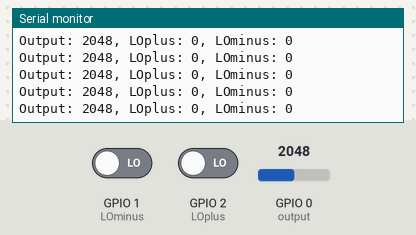
A sketch run on a simulated ESP32. Shown: the last lines printed to the serial monitor. Inputs (shaded band) come from the test bench; at power-on: GPIO 0 (output) = 2048, GPIO 1 (LOminus) LOW, GPIO 2 (LOplus) LOW. WiFi joins after 1.5 s; servers stay silent unless stated.

Above: at 8.8 s.
8.9 s: GPIO 0 (output) set to 1034
At 9.8 s:
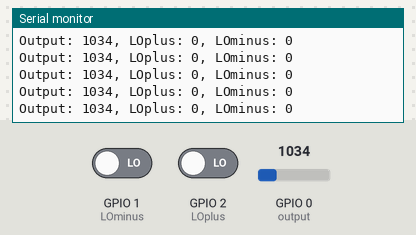
10.4 s: GPIO 0 (output) set to 971
At 10.9 s:
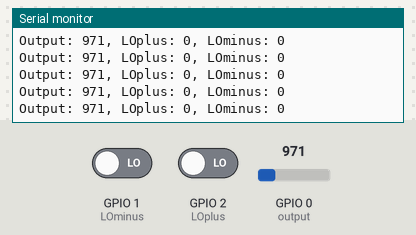
Timing chart, 0 to 12.9 s (numbered marks = the images above; inputs shaded):
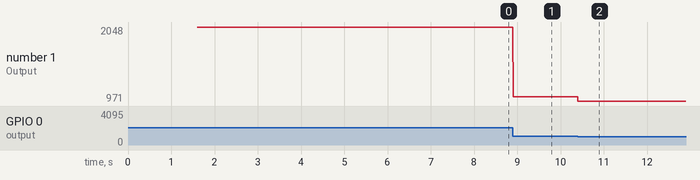

The sketch:

odesilac-udp.ino
```cpp
#include <WiFi.h>        // Knihovna pro Wi-Fi připojení ESP32
#include <WiFiUdp.h>     // Knihovna pro UDP přenos

// ---------- KONFIGURACE ----------

// Piny na ESP32
#define LOplus 2
#define LOminus 1
#define output 0

// SSID a heslo k Wi-Fi síti
const char* SSID = "Pagi IOT";
const char* PASS = "mates3333";

// IP adresa počítače, kam se data posílají
const char* PC_IP = "192.168.50.202";

// UDP port, který bude poslouchat Python skript
const uint16_t PC_PORT = 5005;

// Počet vzorků v jednom datovém bloku
const uint16_t N = 1;

// ---------- GLOBÁLNÍ PROMĚNNÉ ----------

WiFiUDP udp;            // Objekt pro UDP komunikaci
uint32_t seq = 0;       // Pořadové číslo bloku (sekvenční čítač)
int16_t buf[N];         // Pole, do kterého uložíme 100 náhodných vzorků

// Struktura hlavičky, která popisuje blok dat
// 'packed' zajistí, že kompilátor nepřidá žádné mezery mezi položky
struct __attribute__((packed)) Header {
  uint32_t seq;     // Pořadové číslo bloku (pro detekci ztrát)
  uint64_t t0_us;   // Čas v mikrosekundách, kdy byl blok začat
  uint16_t n;       // Počet vzorků v bloku
};

// ---------- FUNKCE SETUP ----------

void setup() {
  // Nastavení směrů pinů
  pinMode(LOplus, INPUT);
  pinMode(LOminus, INPUT);
  pinMode(output, INPUT);

  // Nastavení režimu Wi-Fi pouze jako stanice (bez AP)
  WiFi.mode(WIFI_STA);

  // Vypnutí uspávání, aby nedocházelo ke zpožděním při odesílání
  WiFi.setSleep(false);

  // Připojení k síti
  WiFi.begin(SSID, PASS);

  // Čekání, dokud se ESP32 nepřipojí k Wi-Fi
  while (WiFi.status() != WL_CONNECTED) {
    delay(200);  // Krátká pauza, aby se nezahltil sériový výstup
  }

  // (Volitelně) vypíšeme IP adresu do sériového monitoru
  Serial.begin(115200);
  Serial.print("Připojeno. IP adresa: ");
  Serial.println(WiFi.localIP());
}

// ---------- FUNKCE LOOP ----------

void loop() {
  // Uložíme si aktuální čas v mikrosekundách, kdy začínáme plnit blok
  const uint64_t t0 = esp_timer_get_time();

  // Naplníme pole buf náhodnými čísly (simulace měření)
  /*for (uint16_t i = 0; i < N; i++) {
    buf[i] = random(-32768, 32767);  // Náhodné int16 hodnoty
    delayMicroseconds(1000);         // Pauza 1 ms => efektivně 1 kHz
  }*/
  for (uint16_t i = 0; i < N; i++) {
    buf[i] = -analogRead(0);           // Data z AD8232
    delayMicroseconds(1000);         // Pauza 1 ms => efektivně 1 kHz
  }

  // Sestavíme hlavičku s metadaty bloku
  Header h;
  h.seq = seq++;     // Zvětšíme pořadové číslo bloku
  h.t0_us = t0;      // Čas, kdy blok začal
  h.n = N;           // Počet vzorků (10)

  // Začneme odesílat UDP paket na IP + port počítače
  udp.beginPacket(PC_IP, PC_PORT);

  // Nejprve pošleme hlavičku (velikost 14 bajtů)
  udp.write((uint8_t*)&h, sizeof(h));

  // Poté pošleme pole dat (100 × 2 bajty = 200 bajtů)
  udp.write((uint8_t*)buf, sizeof(buf));

  // Uzavřeme UDP paket (fyzicky odešle data)
  udp.endPacket();

  // Vypis stavu do serioveho monitoru
  Serial.print("Output: ");
  Serial.print(analogRead(output));
  Serial.print(", LOplus: ");
  Serial.print(digitalRead(LOplus));
  Serial.print(", LOminus: ");
  Serial.println(digitalRead(LOminus));

  // (Volitelně) malá pauza, aby přenos nezatěžoval síť
  delay(5);
}
```

Measured:
- after the input at 8.9 s, the serial monitor: prints a new line at once (image 1)
- after the input at 10.4 s, the serial monitor: prints a new line at once (image 2)
- plotted number 1: 2048 → 1034 after the input at 8.9 s, 1034 → 971 after the input at 10.4 s
